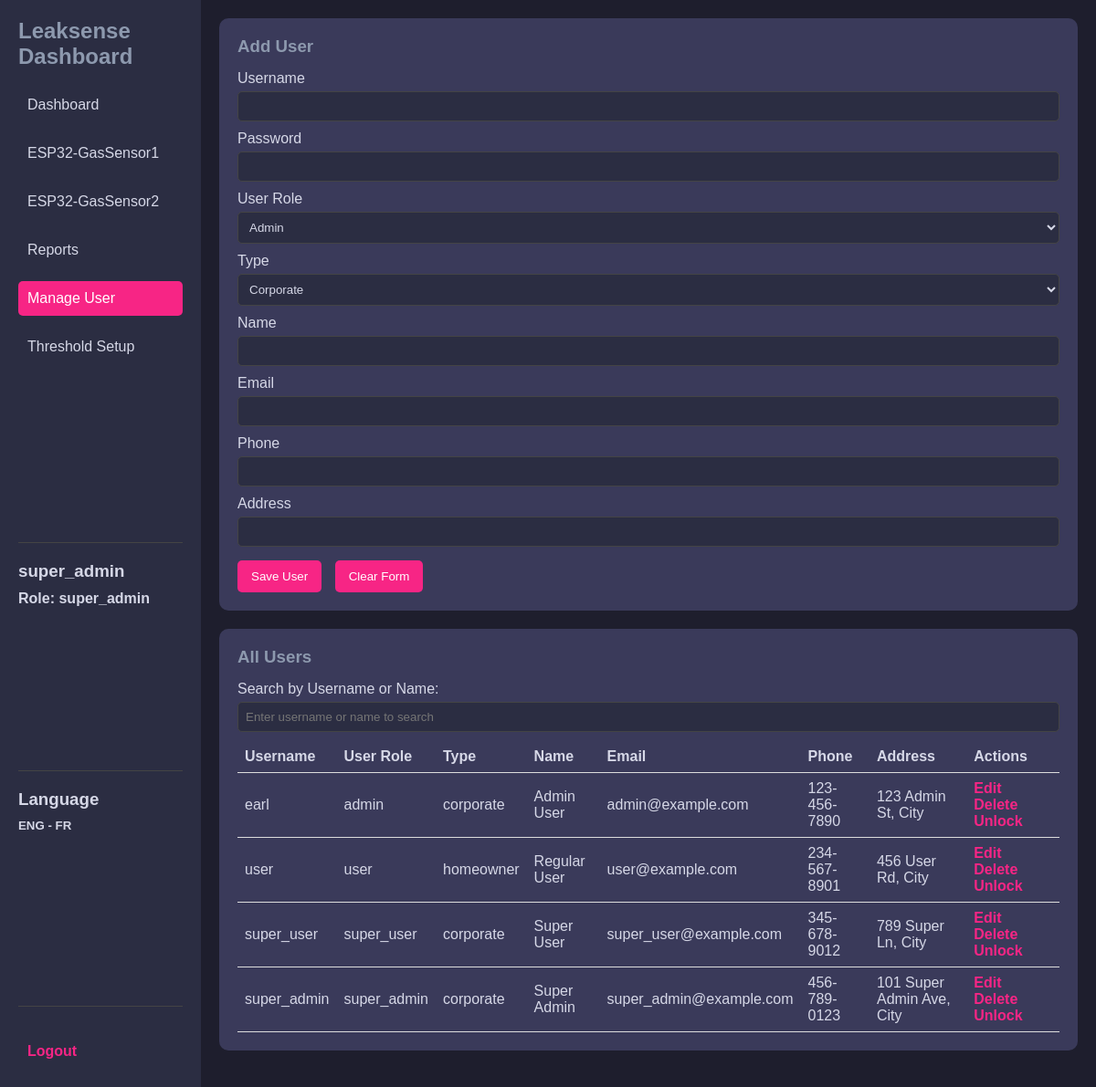
/dashboard/manage_user.php (signed in), run on the app's committed database.
### tables this page shows
CREATE TABLE `user` (
  `userID` int(11) NOT NULL,
  `username` varchar(50) NOT NULL,
  `password` varchar(255) NOT NULL,
  `userrole` enum('admin','user','super_user','super_admin') NOT NULL,
  `type` enum('corporate','homeowner') NOT NULL,
  `name` varchar(100) NOT NULL,
  `email` varchar(100) NOT NULL,
  `phone` varchar(20) DEFAULT NULL,
  `address` varchar(255) DEFAULT NULL,
  `status` tinyint(1) DEFAULT 0,
  `login_attempt` int(11) DEFAULT 0,
  `lockout_until` timestamp NULL DEFAULT NULL,
  `timestamp` timestamp NOT NULL DEFAULT current_timestamp()
);

### dashboard/manage_user.php (the view, shortened to what this page needs)
<?php
include '../db_connection.php';
$username = '';
$userrole = '';
$type = '';
$name = '';
$email = '';
$phone = '';
$address = '';
$action = 'Add User';
$stmt = $pdo->query("SELECT * FROM user");
$users = $stmt->fetchAll(PDO::FETCH_ASSOC);
?>
<!DOCTYPE html>
<html lang="en">
<head>
</head>
<body>
    <div class="dashboard-container">
        <aside class="sidebar">
            <div>
                <h2>Leaksense Dashboard</h2>
                <nav>
                    <ul>
                        <li><a href="dashboard.php">Dashboard</a></li>
                        <li><a href="gs1.php">ESP32-GasSensor1</a></li>
                        <li><a href="gs2.php">ESP32-GasSensor2</a></li>
                        <li><a href="Reports.php">Reports</a></li>
                        <li><a href="manage_user.php" class="active">Manage User</a></li>
                        <li><a href="Threshold.php">Threshold Setup</a></li>
                    </ul>
                </nav>
            </div>
            <div class="bottom-section">
                <h3><?php echo htmlspecialchars($_SESSION['username']); ?></h3>
                <h4>Role: <?php echo htmlspecialchars($_SESSION['userrole']); ?></h4>
            </div>
            <div class="bottom-section">
                <h3>Language</h3>
                <h5>ENG - FR</h5>
            </div>
            <div class="bottom-section">
                <a href="../logout.php">Logout</a>
            </div>
        </aside>
        <main class="main-dashboard">
            <div class="form-container">
                <h3><?php echo $action; ?></h3>
                <form action="" method="post">
                    <label>Username</label>
                    <input type="text" name="username" value="<?php echo htmlspecialchars($username); ?>" required <?php echo ($action === 'Edit User') ? 'readonly' : ''; ?>>
                    <label>Password</label>
                    <input type="password" name="password" <?php echo ($action === 'Edit User') ? '' : 'required'; ?>>
                    <label>User Role</label>
                    <select name="userrole" required>
                        <option value="admin" <?php echo ($userrole === 'admin') ? 'selected' : ''; ?>>Admin</option>
                    </select>
                    <label>Type</label>
                    <select name="type" required>
                        <option value="corporate" <?php echo ($type === 'corporate') ? 'selected' : ''; ?>>Corporate</option>
                    </select>
                    <label>Name</label>
                    <input type="text" name="name" value="<?php echo htmlspecialchars($name); ?>" required>
                    <label>Email</label>
                    <input type="email" name="email" value="<?php echo htmlspecialchars($email); ?>" required>
                    <label>Phone</label>
                    <input type="text" name="phone" value="<?php echo htmlspecialchars($phone); ?>" required>
                    <label>Address</label>
                    <input type="text" name="address" value="<?php echo htmlspecialchars($address); ?>" required>
                    <div class="button-group">
                        <button type="submit">Save User</button>
                        <button type="reset">Clear Form</button>
                    </div>
                </form>
            </div>
            <div class="table-container">
                <h3>All Users</h3>
                <div class="search-container">
                    <label for="searchInput">Search by Username or Name:</label>
                    <input type="text" id="searchInput" onkeyup="filterUsers()" placeholder="Enter username or name to search">
                </div>
                <table id="userTable">
                    <thead>
                        <tr>
                            <th>Username</th>
                            <th>User Role</th>
                            <th>Type</th>
                            <th>Name</th>
                            <th>Email</th>
                            <th>Phone</th>
                            <th>Address</th>
                            <th>Actions</th>
                        </tr>
                    </thead>
                    <tbody>
                        <?php foreach ($users as $user): ?>
                            <tr>
                                <td><?php echo htmlspecialchars($user["username"]); ?></td>
                                <td><?php echo htmlspecialchars($user["userrole"]); ?></td>
                                <td><?php echo htmlspecialchars($user["type"]); ?></td>
                                <td><?php echo htmlspecialchars($user["name"]); ?></td>
                                <td><?php echo htmlspecialchars($user["email"]); ?></td>
                                <td><?php echo htmlspecialchars($user["phone"]); ?></td>
                                <td><?php echo htmlspecialchars($user["address"]); ?></td>
                                <td class="action-buttons">
                                    <a href="?action=edit&username=<?php echo urlencode($user["username"]); ?>">Edit</a>
                                    <a href="?action=delete&username=<?php echo urlencode($user["username"]); ?>" onclick="return confirm('Are you sure?')">Delete</a>
                                    <a href="?action=unlock&username=<?php echo urlencode($user["username"]); ?>">Unlock</a>
                                </td>
                            </tr>
                        <?php endforeach; ?>
                    </tbody>
                </table>
            </div>
        </main>
    </div>
</body>
</html>

### dashboard/manage_user.php (style rules this page uses)
* { margin: 0; padding: 0; box-sizing: border-box; }
body { font-family: Arial, sans-serif; background-color: #1E1E2D; color: #fff; display: flex; }
.dashboard-container { display: flex; height: 100vh; width: 100%; }
.sidebar { background-color: #2B2D42; width: 220px; padding: 20px; display: flex; flex-direction: column; justify-content: space-between; }
.sidebar h2 { color: #8D99AE; font-size: 1.5em; margin-bottom: 20px; }
.sidebar ul { list-style: none; padding-left: 0; }
.sidebar li { margin-bottom: 15px; }
.sidebar a { text-decoration: none; color: #D6D8E7; font-size: 1em; display: block; padding: 10px; border-radius: 5px; transition: background-color 0.2s; }
.sidebar a:hover, .sidebar a.active { background-color: #F72585; color: #fff; }
.main-dashboard { flex: 1; padding: 20px; overflow-y: auto; }
.form-container, .table-container { background: #3A3A5A; padding: 20px; border-radius: 10px; margin-bottom: 20px; }
h3 { color: #8D99AE; margin-bottom: 15px; }
label { color: #D6D8E7; display: block; margin-top: 10px; }
input, select { width: 100%; padding: 8px; background-color: #2B2D42; color: #D6D8E7; border: 1px solid #444; border-radius: 5px; margin-top: 5px; }
.button-group { margin-top: 15px; }
button { padding: 10px 15px; background-color: #F72585; border: none; border-radius: 5px; color: #fff; cursor: pointer; margin-right: 10px; }
table { width: 100%; color: #D6D8E7; margin-top: 10px; border-collapse: collapse; }
table th, table td { padding: 8px; text-align: left; border-bottom: 1px solid #ddd; }
.action-buttons a { color: #F72585; text-decoration: none; margin-right: 10px; font-weight: bold; }
.bottom-section { border-top: 1px solid #444; padding-top: 20px; color: #D6D8E7; text-align: left; }
.bottom-section h3, .bottom-section h5 { margin-bottom: 10px; color: #D6D8E7; }
.bottom-section a { color: #F72585; text-decoration: none; font-weight: bold; display: inline-block; margin-top: 10px; }

### data on the page
user: username "earl", userrole "admin", type "corporate", name "Admin User", email "admin@example.com", phone "123-456-7890", address "123 Admin St, City"
user: username "user", userrole "user", type "homeowner", name "Regular User", email "user@example.com", phone "234-567-8901", address "456 User Rd, City"
user: username "super_user", userrole "super_user", type "corporate", name "Super User", email "super_user@example.com", phone "345-678-9012", address "789 Super Ln, City"
user: username "super_admin", userrole "super_admin", type "corporate", name "Super Admin", email "super_admin@example.com", phone "456-789-0123", address "101 Super Admin Ave, City"

### other printed values
$_SESSION['username'] "super_admin"
$_SESSION['userrole'] "super_admin"
$action "Add User"
